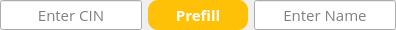
    <widget class="QWidget" name="widget" native="true">
     <property name="minimumSize">
      <size>
       <width>0</width>
       <height>30</height>
      </size>
     </property>
     <property name="maximumSize">
      <size>
       <width>16777215</width>
       <height>30</height>
      </size>
     </property>
     <property name="font">
      <font>
       <family>Open Sans</family>
       <stylestrategy>PreferAntialias</stylestrategy>
      </font>
     </property>
     <layout class="QGridLayout" name="gridLayout_3">
      <property name="leftMargin">
       <number>0</number>
      </property>
      <property name="topMargin">
       <number>0</number>
      </property>
      <property name="rightMargin">
       <number>0</number>
      </property>
      <property name="bottomMargin">
       <number>0</number>
      </property>
      <item row="0" column="0">
       <layout class="QHBoxLayout" name="horizontalLayout_2">
        <property name="sizeConstraint">
         <enum>QLayout::SetFixedSize</enum>
        </property>
        <item>
         <widget class="QLineEdit" name="CINField">
          <property name="sizePolicy">
           <sizepolicy hsizetype="Expanding" vsizetype="Expanding">
            <horstretch>0</horstretch>
            <verstretch>0</verstretch>
           </sizepolicy>
          </property>
          <property name="font">
           <font>
            <family>Open Sans</family>
            <pointsize>11</pointsize>
            <stylestrategy>PreferAntialias</stylestrategy>
           </font>
          </property>
          <property name="inputMethodHints">
           <set>Qt::ImhNone</set>
          </property>
          <property name="inputMask">
           <string/>
          </property>
          <property name="text">
           <string/>
          </property>
          <property name="maxLength">
           <number>21</number>
          </property>
          <property name="alignment">
           <set>Qt::AlignCenter</set>
          </property>
          <property name="placeholderText">
           <string>Enter CIN</string>
          </property>
         </widget>
        </item>
        <item>
         <widget class="QPushButton" name="Prefill">
          <property name="sizePolicy">
           <sizepolicy hsizetype="Minimum" vsizetype="Expanding">
            <horstretch>0</horstretch>
            <verstretch>0</verstretch>
           </sizepolicy>
          </property>
          <property name="minimumSize">
           <size>
            <width>100</width>
            <height>20</height>
           </size>
          </property>
          <property name="font">
           <font>
            <family>Open Sans</family>
            <pointsize>11</pointsize>
            <weight>75</weight>
            <bold>true</bold>
            <stylestrategy>PreferAntialias</stylestrategy>
           </font>
          </property>
          <property name="styleSheet">
           <string notr="true">background-color:rgb(255,193,7);
color: rgb(255, 255, 255);
border-radius:10</string>
          </property>
          <property name="text">
           <string>Prefill</string>
          </property>
          <property name="shortcut">
           <string>Return</string>
          </property>
         </widget>
        </item>
        <item>
         <widget class="QLineEdit" name="NameField">
          <property name="sizePolicy">
           <sizepolicy hsizetype="Expanding" vsizetype="Expanding">
            <horstretch>0</horstretch>
            <verstretch>0</verstretch>
           </sizepolicy>
          </property>
          <property name="font">
           <font>
            <family>Open Sans</family>
            <pointsize>11</pointsize>
            <stylestrategy>PreferAntialias</stylestrategy>
           </font>
          </property>
          <property name="inputMask">
           <string/>
          </property>
          <property name="text">
           <string/>
          </property>
          <property name="maxLength">
           <number>32767</number>
          </property>
          <property name="alignment">
           <set>Qt::AlignCenter</set>
          </property>
          <property name="placeholderText">
           <string>Enter Name</string>
          </property>
         </widget>
        </item>
       </layout>
      </item>
     </layout>
    </widget>
